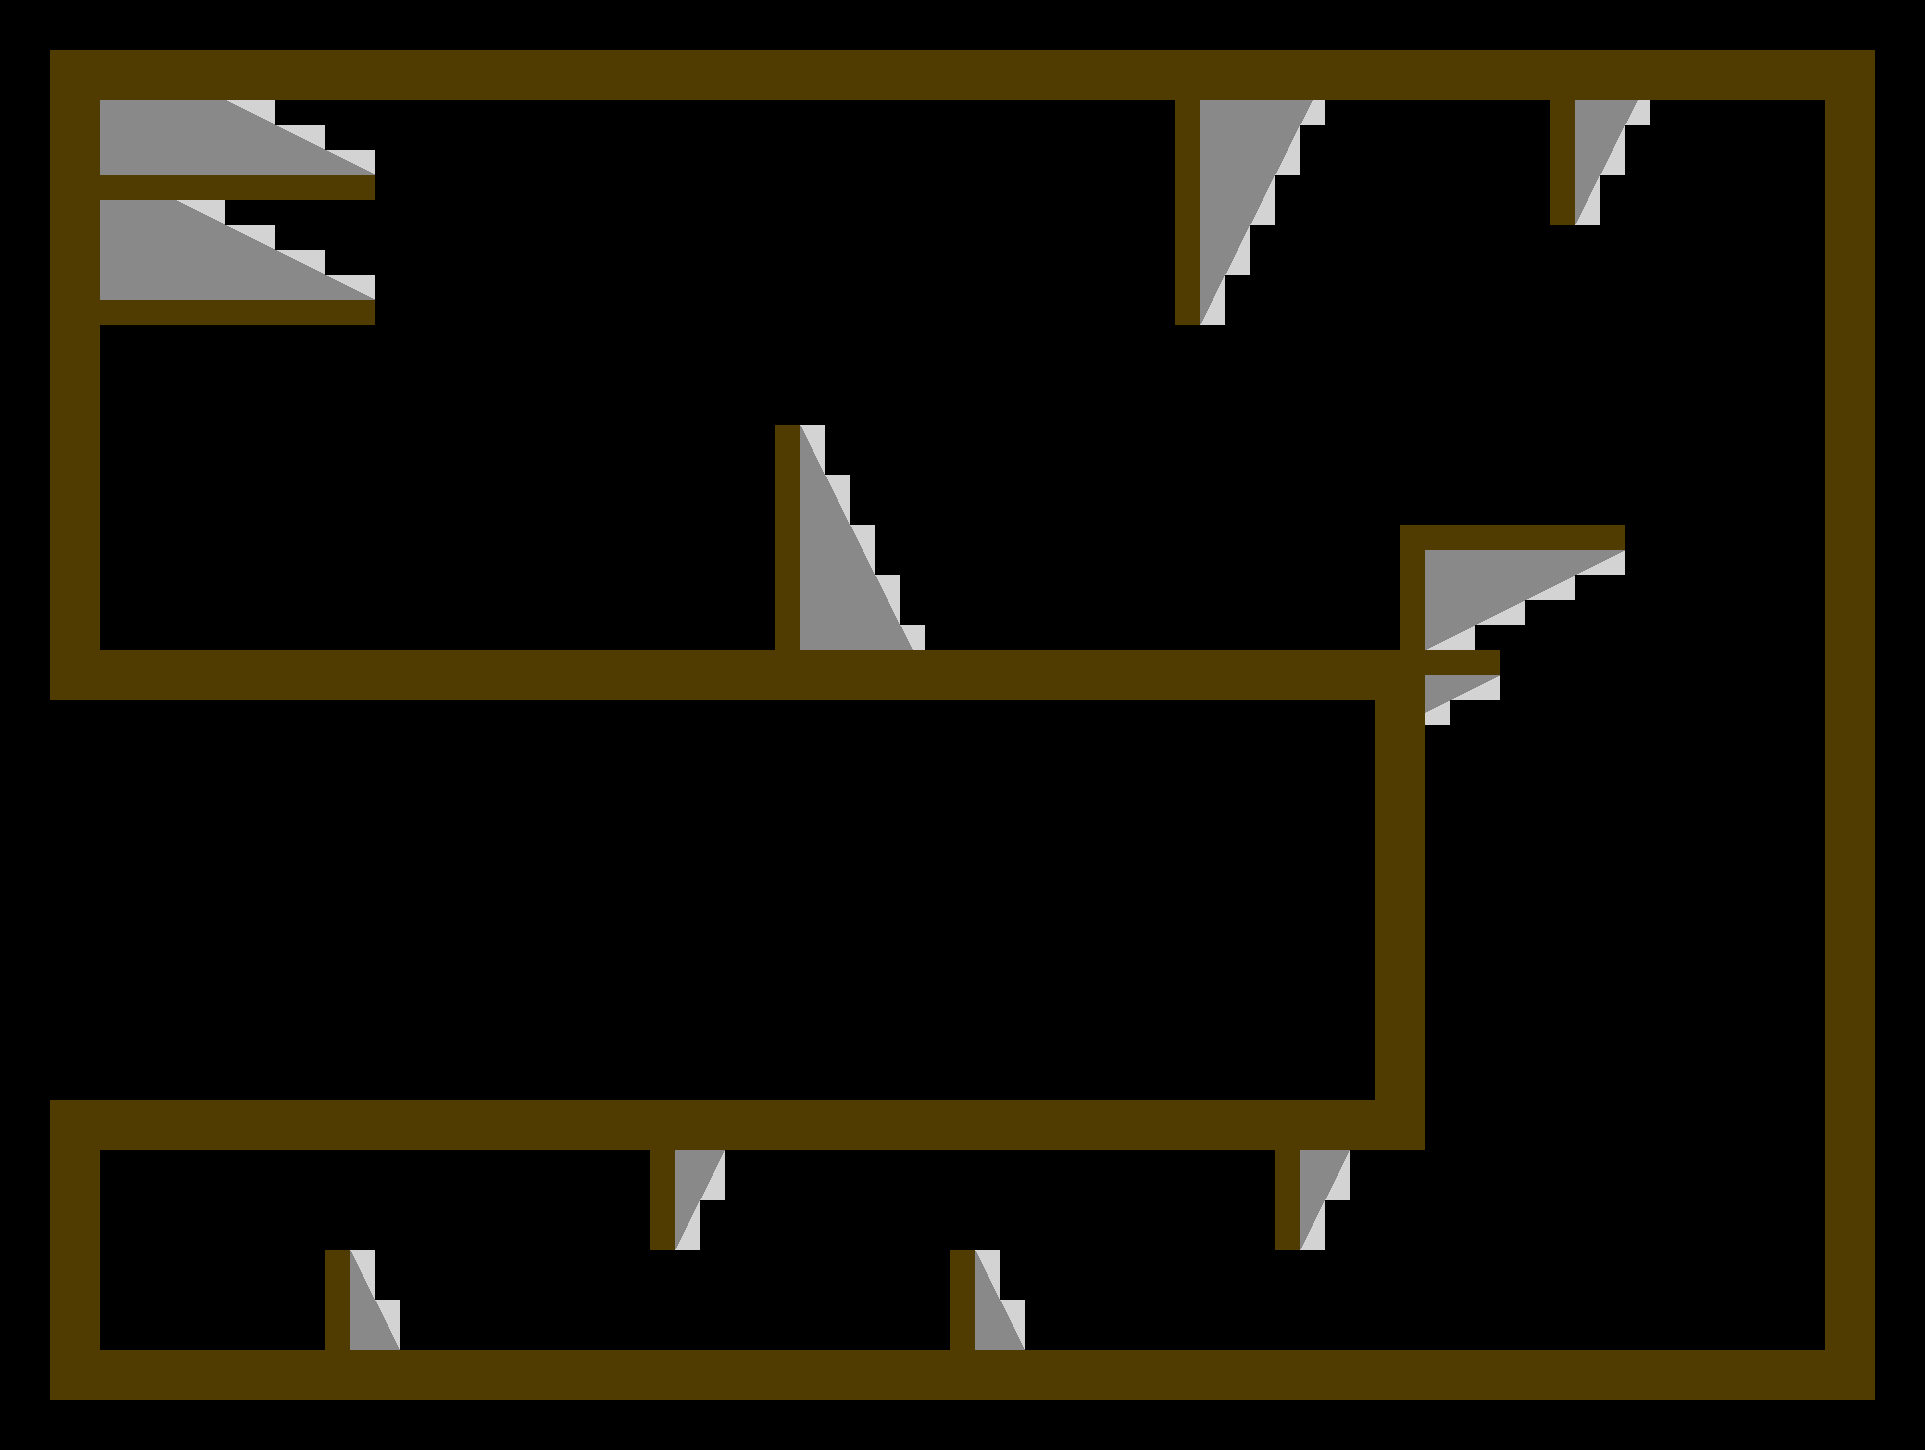

This is a level from a 2D game, rendered from its Tiled map with the project's own tilesets. A one-line summary and the map file follow, with tile-layer data summarised:
An orthogonal 77x58 tile map with 25x25 px tiles, 1 tile layer (Tile Layer 1).

<map version="1.0" orientation="orthogonal" renderorder="right-down" width="77" height="58" tilewidth="25" tileheight="25" nextobjectid="1">
 <tileset firstgid="1" name="tileset" tilewidth="25" tileheight="25" tilecount="35" columns="7">
  <image source="../tileset.png" width="175" height="125" />
 </tileset>
 <layer name="Tile Layer 1" width="77" height="58">
  <data>[4466 cells, 2319 non-empty, 12 distinct tile ids]</data>
 </layer>
</map>
